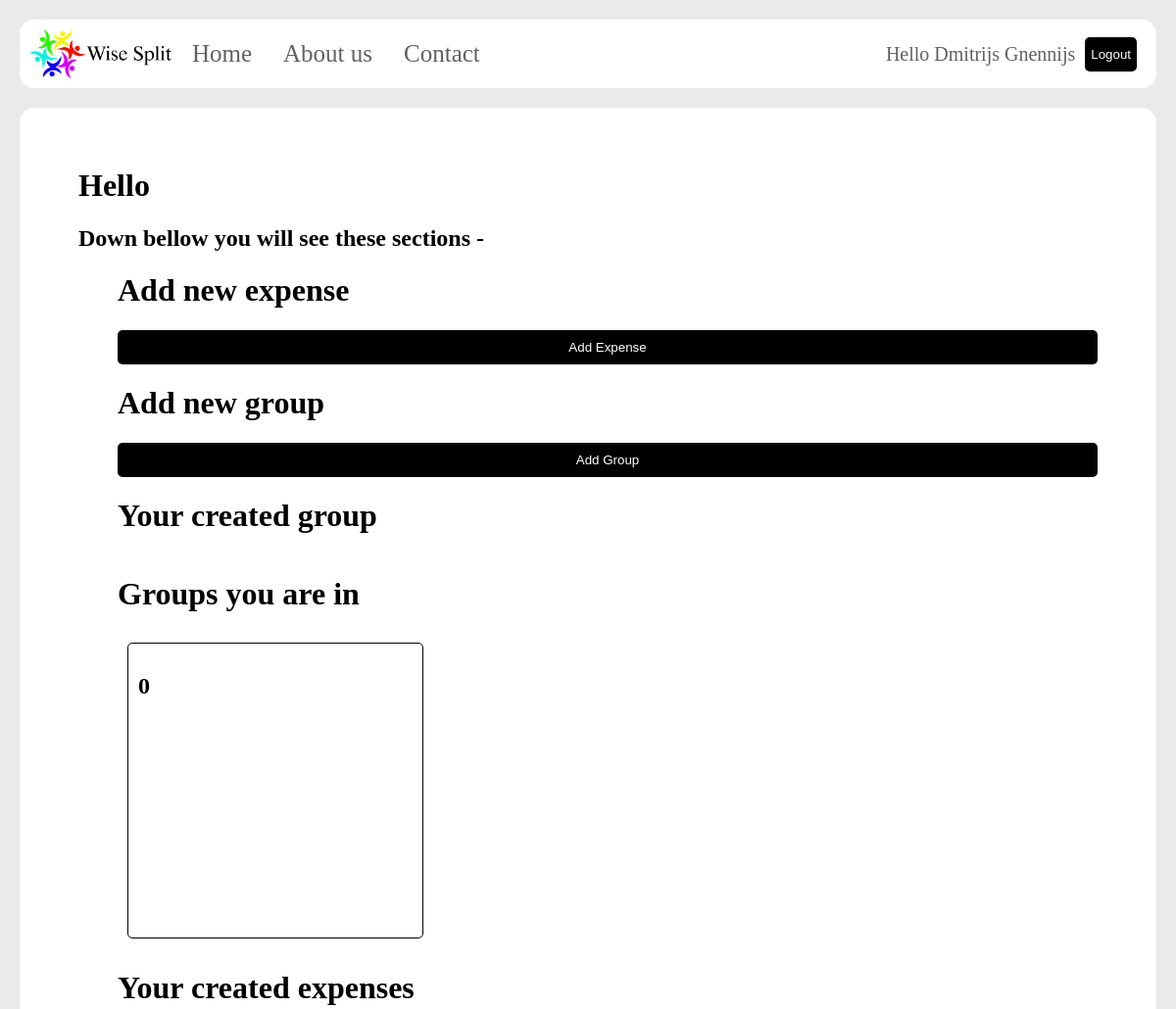
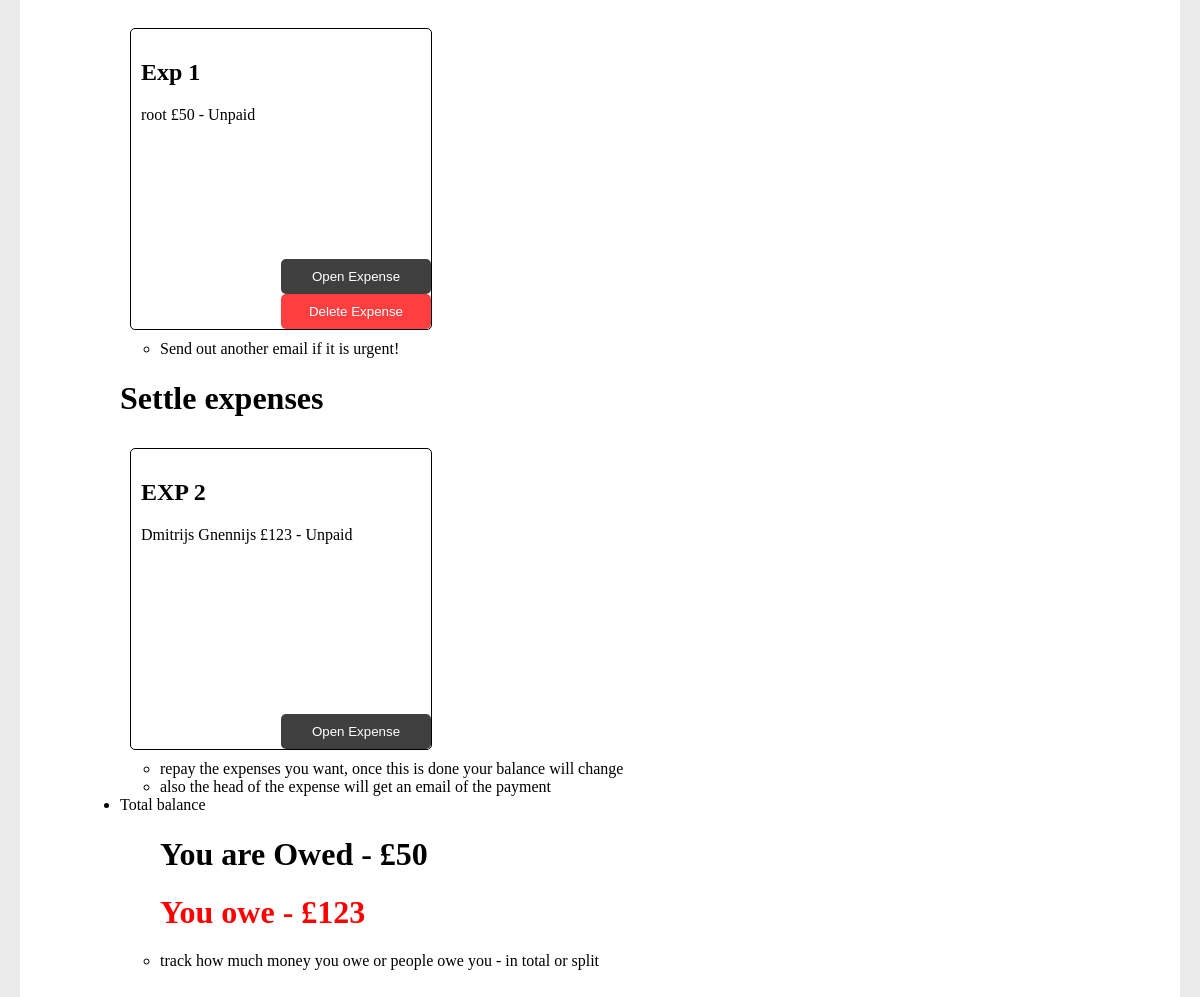
Page /index.php?done=success (signed in) on the earlier database version (2 pictures, top to bottom).
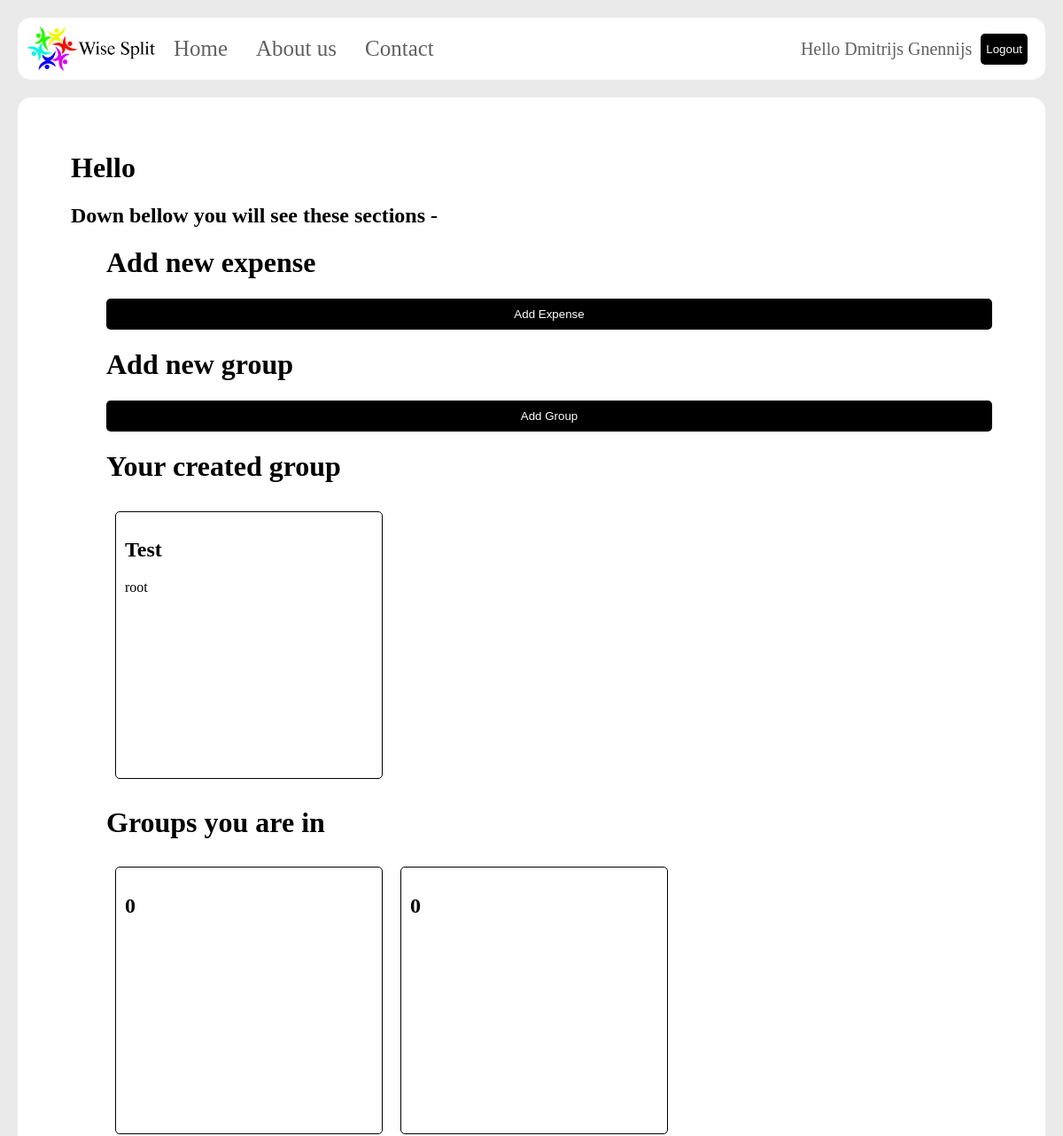
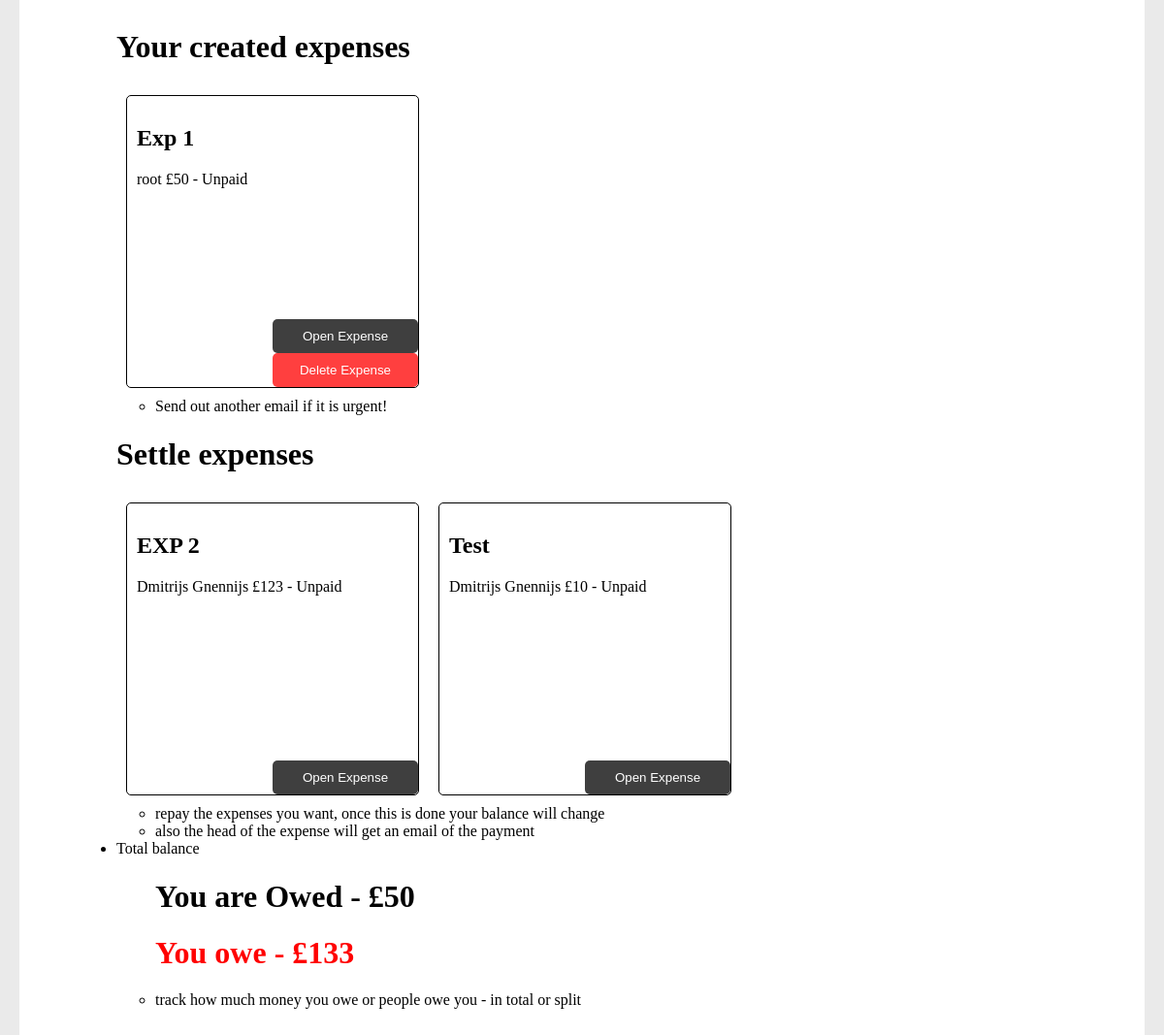
Same page on the later database version (2 pictures, top to bottom).
### tables this page shows
CREATE TABLE GroupPeople (
  PersonGroupID INTEGER PRIMARY KEY,
  GroupID INTEGER,
  Name TEXT,
  Email TEXT,
  Reference TEXT
);

CREATE TABLE Expenses (
  ExpenseID INTEGER PRIMARY KEY,
  UserID INTEGER,
  Name TEXT,
  DateCreated DATE
);

CREATE TABLE ExpenseOwe(
  PersonID INTEGER PRIMARY KEY,
  ExpenseID INTEGER,
  UserID INTEGER,
  Name TEXT,
  Amount INTEGER,
  Reference TEXT,
  Email TEXT,
  Paid BOOLEAN
);

CREATE TABLE Groups (
  GroupID INTEGER PRIMARY KEY,
  UserID INTEGER,
  Reference TEXT
);

### need_to_pay_expense.php (the view, shortened to what this page needs)
<?php
$db = new SQLite3('todo.db');
$stmt = $db->prepare("SELECT * FROM ExpenseOwe Where Email = :email;");
$stmt->bindValue(':email', $_SESSION['email']);
$result = $stmt->execute();
echo "<div class='my_made_exp'>";
while ($row = $result->fetchArray()) {
  $reference = "{$row['Reference']}";
  $name = "{$row['Name']}";
  $paid = "{$row['Paid']}";
  $amount = "{$row['Amount']}";
  if ($paid == 0){
  ?><div class='my_expense'><?php
    echo "<h2>$reference</h2>";
      if ($paid == 0){
        $paid = "Unpaid";
      }
      else {
        $paid = "Paid";
      }
      echo "<p>$name &pound$amount - $paid</p>";
    ?>
    <div class='buttons'>
      <form name="open_expense" action="open_my_expense.php" method="post">
        <button type='submit' name='expenseButton'>Open Expense</button>
      </form>
</div>
</div>
    <?php
  }}
echo "</div>";
 ?>

### groups_in.php
<?php
$db = new SQLite3('todo.db');
$stmt = $db->prepare("SELECT * FROM GroupPeople Where Email = :email;");
$stmt->bindValue(':email', $_SESSION['email']);
$result = $stmt->execute();
echo "<div class='my_made_exp'>";
while ($row = $result->fetchArray()) {
  $reference = "{$row['Reference']}";
  ?><div class='my_expense'><?php
    echo "<h2>$reference</h2>";
    ?>
</div>
    <?php
  }
echo "</div>";
 ?>

### my_expense.php (shortened to what this page needs)
<?php
$userID = $_SESSION['userID'];
$db = new SQLite3('todo.db');
$stmt = $db->prepare("SELECT * FROM Expenses Where UserID = :userID;");
$stmt->bindValue(':userID', $userID, SQLITE3_INTEGER);
$result = $stmt->execute();
echo "<div class='my_made_exp'>";
while ($row = $result->fetchArray()) {
  $name = "{$row['Name']}";
  $expenseID = "{$row['ExpenseID']}";
  ?><div class='my_expense'><?php
    echo "<h2>$name</h2>";
    $stmt = $db->prepare("SELECT * FROM ExpenseOwe Where ExpenseID = :userID;");
    $stmt->bindValue(':userID', $expenseID, SQLITE3_INTEGER);
    $result_exp = $stmt->execute();
    while ($row = $result_exp->fetchArray()) {
      $people = "{$row['Name']}";
      $amount = "{$row['Amount']}";
      $paid = "{$row['Paid']}";
      if ($paid == 0){
        $paid = "Unpaid";
      }
      else {
        $paid = "Paid";
      }
      echo "<p>$people &pound$amount - $paid</p>";
    }
    ?>
    <div class='buttons'>
      <form name="open_expense" action="open_my_expense.php" method="post">
        <button type='submit' name='expenseButton'>Open Expense</button>
      </form>
      <form name="delete_expense" action="delete_my_expense.php" method="post">
        <button type='submit' name='expenseButton' style="background-color:red;">Delete Expense</button>
      </form>
</div>
</div>
    <?php
}
echo "</div>";
 ?>

### total_balance.php
<?php
$userID = $_SESSION['userID'];
$db = new SQLite3('todo.db');
$stmt = $db->prepare("SELECT * FROM ExpenseOwe Where UserID = :userID;");
$stmt->bindValue(':userID', $userID);
$result = $stmt->execute();
$owed = 0;
while ($row = $result->fetchArray()) {
  $paid = "{$row['Paid']}";
  $amount = "{$row['Amount']}";
  if ($paid == 0){
    $owed = $owed + $amount;
  }
}
echo "<h1> You are Owed - &pound$owed</h1>";
$stmt = $db->prepare("SELECT * FROM ExpenseOwe Where Email = :email;");
$stmt->bindValue(':email', $_SESSION['email']);
$result = $stmt->execute();
$owe = 0;
while ($row = $result->fetchArray()) {
  $paid = "{$row['Paid']}";
  $amount = "{$row['Amount']}";
  if ($paid == 0){
    $owe = $owe + $amount;
  }
}
echo "<h1 style='color:red;'>You owe - &pound$owe</h1>";

### my_group.php
<?php
$userID = $_SESSION['userID'];
$db = new SQLite3('todo.db');
$stmt = $db->prepare("SELECT * FROM Groups Where UserID = :userID;");
$stmt->bindValue(':userID', $userID, SQLITE3_INTEGER);
$result = $stmt->execute();
echo "<div class='my_made_exp'>";
while ($row = $result->fetchArray()) {
  $reference = "{$row['Reference']}";
  $groupID = "{$row['GroupID']}";
  ?><div class='my_expense'><?php
    echo "<h2>$reference</h2>";
    $stmt = $db->prepare("SELECT * FROM GroupPeople Where GroupID = :groupID;");
    $stmt->bindValue(':groupID', $groupID, SQLITE3_INTEGER);
    $result_exp = $stmt->execute();
    while ($row = $result_exp->fetchArray()) {
      $people = "{$row['Name']}";
      echo "<p>$people </p>";
    }
    ?>
</div>
    <?php
}
echo "</div>";
 ?>

Differences in the rows shown:
added groups: Reference "Test"
added grouppeople: Name "root", shown under "Test"
added grouppeople: Reference "0", shown under "Groups you are in"
added expenseowe: Reference "Test", Name "Dmitrijs Gnennijs", Amount "10", Paid "Unpaid", shown under "Settle expenses"
Other differences:
$owe: "123" → "133"
